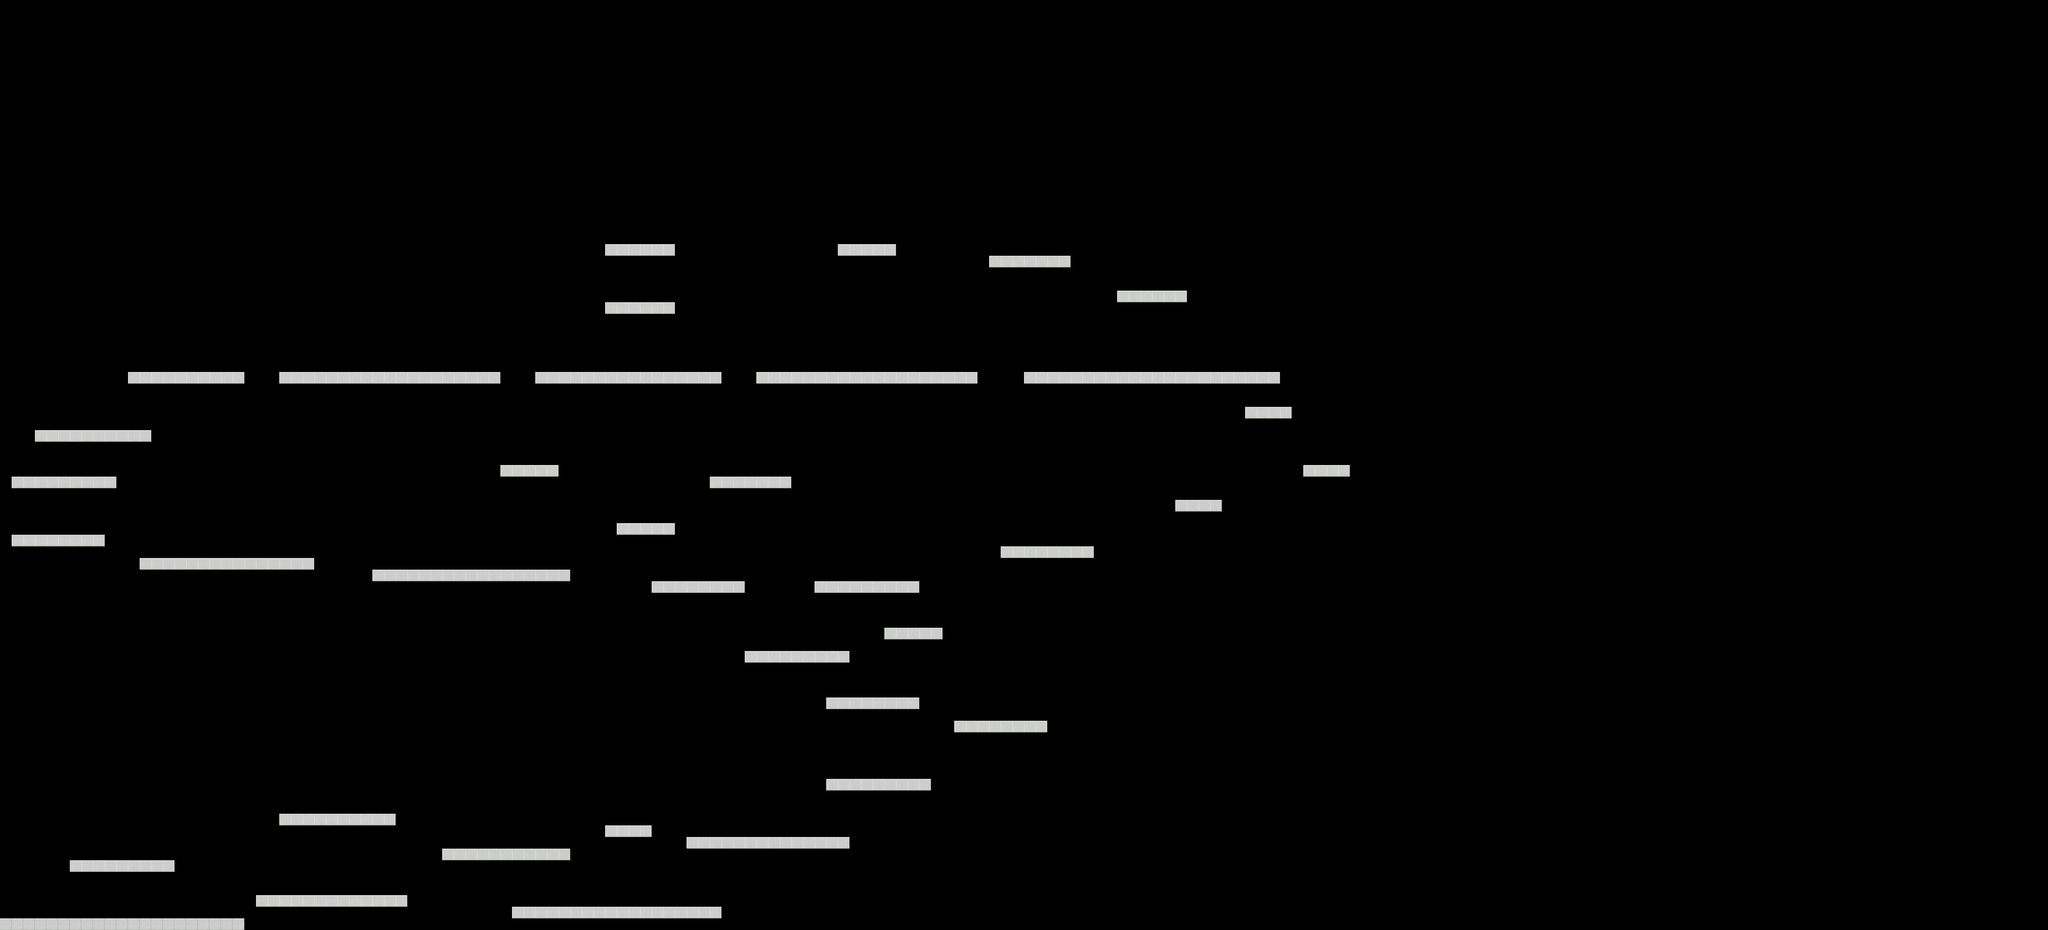

Rendered tile map (Tiled .tmx) drawn with the repository's tilesets; below, a short description and the map source with its tile grids summarised:
An orthogonal 176x80 tile map with 32x32 px tiles, 1 tile layer (tiles), 2 tilesets and 90 objects.

<map version="1.0" tiledversion="1.1.4" orientation="orthogonal" renderorder="right-down" width="176" height="80" tilewidth="32" tileheight="32" infinite="0" nextobjectid="113">
 <tileset firstgid="1" source="tiles.tsx" />
 <tileset firstgid="17" source="scifi_platformTiles_32x32.tsx" />
 <objectgroup name="boss">
  <object id="50" x="352" y="1088" width="32" height="32" />
  <object id="51" x="480" y="1408" width="32" height="32" />
  <object id="52" x="768" y="1184" width="32" height="32" />
  <object id="53" x="672" y="1408" width="32" height="32" />
  <object id="54" x="960" y="1472" width="32" height="32" />
  <object id="55" x="1248" y="1504" width="32" height="32" />
  <object id="56" x="1824" y="1504" width="32" height="32" />
  <object id="57" x="2048" y="1344" width="32" height="32" />
  <object id="58" x="1856" y="1184" width="32" height="32" />
  <object id="59" x="1440" y="1120" width="32" height="32" />
  <object id="60" x="1184" y="992" width="32" height="32" />
  <object id="61" x="800" y="1056" width="32" height="32" />
  <object id="62" x="576" y="832" width="32" height="32" />
  <object id="63" x="992" y="672" width="32" height="32" />
  <object id="64" x="1536" y="800" width="32" height="32" />
  <object id="65" x="1920" y="928" width="32" height="32" />
  <object id="66" x="2240" y="1120" width="32" height="32" />
  <object id="67" x="2368" y="1408" width="32" height="32" />
  <object id="68" x="2688" y="1504" width="32" height="32" />
  <object id="69" x="2816" y="1408" width="32" height="32" />
  <object id="70" x="2880" y="1184" width="32" height="32" />
  <object id="71" x="2688" y="896" width="32" height="32" />
  <object id="72" x="2400" y="768" width="32" height="32" />
  <object id="73" x="1984" y="832" width="32" height="32" />
  <object id="74" x="1600" y="1120" width="32" height="32" />
  <object id="75" x="1056" y="1280" width="32" height="32" />
  <object id="76" x="416" y="1248" width="32" height="32" />
 </objectgroup>
 <objectgroup name="player">
  <object id="3" x="224" y="2304" width="32" height="32" />
  <object id="4" x="288" y="2304" width="32" height="32" />
  <object id="5" x="352" y="2304" width="32" height="32" />
  <object id="6" x="416" y="2304" width="32" height="32" />
 </objectgroup>
 <objectgroup name="enemies">
  <object id="8" x="0" y="2432" width="32" height="32" />
  <object id="77" x="768" y="2432" width="32" height="32" />
  <object id="78" x="960" y="2208" width="32" height="32" />
  <object id="79" x="1472" y="2464" width="32" height="32" />
  <object id="80" x="1760" y="2464" width="32" height="32" />
  <object id="81" x="1952" y="2464" width="32" height="32" />
  <object id="82" x="1696" y="2240" width="32" />
  <object id="83" x="1440" y="2304" width="32" height="32" />
  <object id="85" x="2336" y="2112" width="64" height="32" />
  <object id="86" x="1856" y="1568" width="32" height="32" />
  <object id="87" x="2016" y="1568" width="32" height="32" />
  <object id="88" x="544" y="1504" width="32" height="32" />
  <object id="89" x="224" y="1280" width="32" height="32" />
  <object id="90" x="96" y="1280" width="32" height="32" />
  <object id="91" x="960" y="960" width="32" height="64" />
  <object id="92" x="1696" y="640" width="32" height="32" />
  <object id="93" x="1792" y="640" width="32" height="32" />
  <object id="94" x="1824" y="800" width="32" height="32" />
  <object id="95" x="2208" y="960" width="32" height="32" />
  <object id="96" x="2528" y="928" width="32" height="32" />
  <object id="97" x="3104" y="992" width="32" height="32" />
  <object id="98" x="3232" y="928" width="32" height="32" />
 </objectgroup>
 <layer name="tiles" width="176" height="80">
  <data>[14080 cells, 368 non-empty, 2 distinct tile ids]</data>
 </layer>
 <objectgroup name="walls">
  <object id="19" x="192" y="2368" width="288" height="32" />
  <object id="21" x="0" y="2528" width="672" height="32" />
  <object id="22" x="704" y="2464" width="416" height="32" />
  <object id="23" x="768" y="2240" width="320" height="32" />
  <object id="24" x="1216" y="2336" width="352" height="32" />
  <object id="25" x="1408" y="2496" width="576" height="32" />
  <object id="26" x="1888" y="2304" width="448" height="32" />
  <object id="27" x="1664" y="2272" width="128" height="32" />
  <object id="28" x="2272" y="2144" width="288" height="32" />
  <object id="29" x="2624" y="1984" width="256" height="32" />
  <object id="30" x="2272" y="1920" width="256" height="32" />
  <object id="31" x="2048" y="1792" width="288" height="32" />
  <object id="32" x="2240" y="1600" width="288" height="32" />
  <object id="33" x="1792" y="1600" width="256" height="32" />
  <object id="34" x="2432" y="1728" width="160" height="32" />
  <object id="36" x="1024" y="1568" width="544" height="32" />
  <object id="37" x="384" y="1536" width="480" height="32" />
  <object id="38" x="32" y="1472" width="256" height="32" />
  <object id="39" x="32" y="1312" width="288" height="32" />
  <object id="40" x="96" y="1184" width="320" height="32" />
  <object id="41" x="352" y="1024" width="320" height="32" />
  <object id="42" x="768" y="1024" width="608" height="32" />
  <object id="43" x="1472" y="1024" width="512" height="32" />
  <object id="44" x="2080" y="1024" width="608" height="32" />
  <object id="45" x="2816" y="1024" width="704" height="32" />
  <object id="46" x="1664" y="832" width="192" height="32" />
  <object id="47" x="1664" y="672" width="192" height="32" />
  <object id="103" x="3584" y="1280" width="128" height="32" />
  <object id="104" x="2752" y="1504" width="256" height="32" />
  <object id="105" x="3232" y="1376" width="128" height="32" />
  <object id="106" x="3424" y="1120" width="128" height="32" />
  <object id="107" x="3072" y="800" width="192" height="32" />
  <object id="108" x="2720" y="704" width="224" height="32" />
  <object id="109" x="2304" y="672" width="160" height="32" />
  <object id="110" x="1952" y="1312" width="224" height="32" />
  <object id="111" x="1696" y="1440" width="160" height="32" />
  <object id="112" x="1376" y="1280" width="160" height="32" />
 </objectgroup>
</map>
